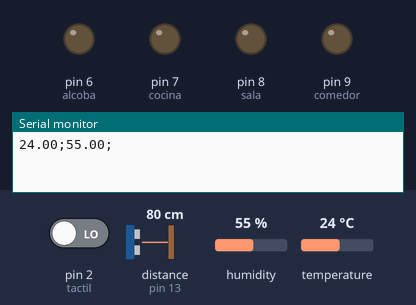
Recording of a sketch running on a simulated Arduino Uno, built with avr-gcc and run on an emulated ATmega328P. On the bench: output pins drawn as LEDs (lit = HIGH), the last lines printed to the serial monitor. Wiring (inferred from the names in the program): ultrasonic range finder: trigger pin 12; echo pin 13; DHT11 sensor: data A0. Dashed ring = blinking. The test bench sets the inputs (shaded band); at power-on: distance to the obstacle (sensor on pin 13) 80 cm, pin 2 (tactil) LOW, humidity 55 %, temperature 24 °C. The echo pulse lasts 58.3 µs per cm; pins used as bus, display or sensor lines are not drawn.

Above: at 1.2 s.
1.3 s: distance to the obstacle (sensor on pin 13) set to 7 cm
2.8 s: distance to the obstacle (sensor on pin 13) set to 4 cm
At 3.73 s:
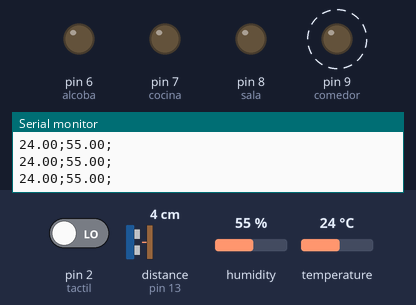
6.3 s: pin 2 (tactil) driven HIGH
At 6.94 s:
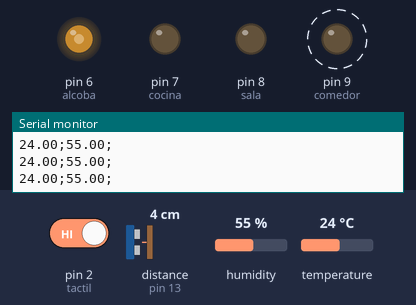
9.8 s: pin 2 (tactil) driven LOW
At 10.17 s:
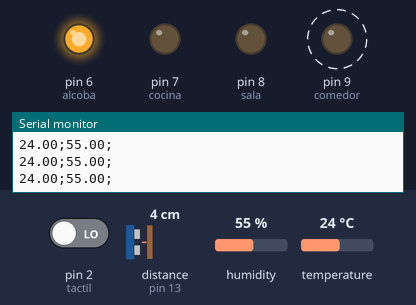
13.3 s: pin 2 (tactil) driven HIGH
At 14.18 s:
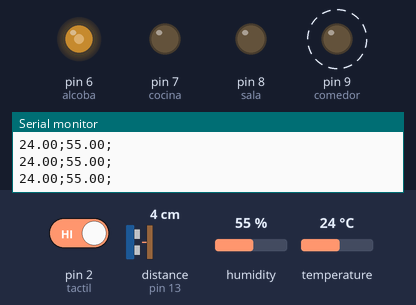
18.1 s: humidity set to 22 %
Timing chart, 0 to 22.6 s (numbered marks = the images above; inputs shaded):
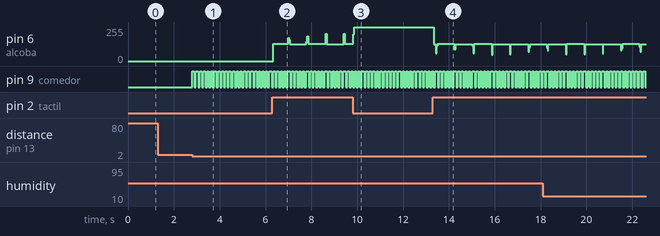

The sketch:

Smart.ino
```cpp
/**
 * Smart: Proyecto Electronica para Ciencias
 * Juan Sebastian Rodriguez Paez - 201812327
 * Maria Sofia Alvarez Lopez - 201729031
 */

 /*
  * Variables Globales
  */
#include <SoftwareSerial.h>
#include "dht.h"
SoftwareSerial bt(0,1); // RX, TX

//Representa el pin D6 del Arduino. En este caso, conectado a la alcoba.
int alcoba = 6;
//Representa el pin D7 del Arduino. En este caso, conectado a la cocina.
int cocina = 7;
//Representa el pin D8 del Arduino. En este caso, conectado a la sala.
int sala = 8;
//Representa el pin D8 del Arduino. En este caso, conectado al comedor.
int comedor = 9;
//Representa el pin D12 del Arduino, conectado al pin TRIG del sensor ultrasónico.
int trig = 12;
//Representa el pin D13 del Arduino, conectado al pin ECHO del sensor ultrasónico.
int echo = 13;
//Representa el pin D2 del Arduino, al que esta conectado el sensor tactil.
int tactil = 2;
//Representa el voltaje que hay en el comedor.
int voltaje_comedor = LOW;
//Representa el voltaje que hay en el cuarto.
int voltaje_cuarto = LOW;
//Representa el puerto A0 donde recibimos la informacion de temperatura y humedad.
int pin_datos = A0;
//Representa al sensor de humedad y temperatura y es una instancia de dht.
dht DHT;
//Representa la temperatura que medira el sensor DHT 11.
double temperatura;
//Representa la humedad que medira el sensor DHT 11.
double humedad;
//Contador temperatura
int contador_temp = 0;
//Contador proximidad
int contador_prox = 0;

//Representa el texto leído por el módulo Bluetooth desde la aplicación en AppInventor.
String readString;

// put your setup code here, to run once:
void setup() {

Serial.begin(9600);
bt.begin(9600);
//Cada PIN corresponde a una señal de salida: 0V o 5V para prender/apagar el relé.
pinMode(alcoba, OUTPUT);
pinMode(cocina,OUTPUT);
pinMode(sala,OUTPUT);
pinMode(comedor,OUTPUT);
pinMode(trig,OUTPUT);
pinMode(echo,INPUT);
pinMode(tactil,INPUT);
pinMode(pin_datos, INPUT);

}

void loop() {
//Lee cada caracter del texto traido por bluetooth y dicho por voz en la aplicación móvil.
while(Serial.available()){
  delay(3);
  char c = Serial.read();
  readString+=c;
}

if(readString.length() > 0)
{
  //Serial.println(readString);
  prender_y_apagar(readString);
}
long distancia = calcular_distancia_ultrasonico(trig, echo);
prender_cuarto_tactil(tactil,alcoba);

if (contador_prox == 100 || contador_prox == 0){
  prender_comedor_ultrasonico(distancia, comedor);
  contador_prox = 0;
}

if (contador_temp == 1000 || contador_temp == 0){
  medir_temperatura_humedad(pin_datos);
  contador_temp = 0;
}
contador_temp += 1;
contador_prox += 1;
}

// Esta parte corresponde a si decide prender o no según la condición que se le alimenta.
void prender_y_apagar(String texto){
  int voltaje = texto.startsWith("prende") ? HIGH : LOW;

  if(texto.endsWith("alcoba"))
  {
   voltaje_cuarto = voltaje;
  digitalWrite(alcoba, voltaje);
  }
  else if(texto.endsWith("cocina"))
  {
  digitalWrite(cocina, voltaje);
  }
  else if(texto.endsWith("comedor"))
  {
  digitalWrite(comedor, voltaje);
  }
  else if(texto.endsWith("sala"))
  {
  digitalWrite(sala, voltaje);
  }
  else if(texto.endsWith("todo"))
  {
    digitalWrite(alcoba, voltaje);
    digitalWrite(cocina, voltaje);
    digitalWrite(comedor, voltaje);
    digitalWrite(sala, voltaje);
  }
  readString = "";
}

// Parte del código para calcular la distancia medida por el sensor ultrasónico.
long calcular_distancia_ultrasonico(int trig, int echo){
  long dur;
  long dis;
  long tocm;
  digitalWrite(trig,LOW);
  delayMicroseconds(2);
  digitalWrite(trig,HIGH);
  delayMicroseconds(10);
  digitalWrite(trig,LOW);
  dur=pulseIn(echo,HIGH);
  tocm= dur/29/2;
  //Serial.println(String(tocm));
  return tocm;
}

// Parte del código que decide prender o no el bombillo del comedor según la distancia que se calcula.
void prender_comedor_ultrasonico(long distancia, int comedor){
  if (distancia < 5){
    //Serial.println("entre");
  voltaje_comedor = voltaje_comedor == LOW ? HIGH : LOW;
  digitalWrite(comedor,voltaje_comedor);
}
}

// Parte del código asignada al sensor Touch
//Invierte el voltaje que haya: si se toca y está encendido, lo apaga y viceversa.
void prender_cuarto_tactil(int tactil, int cuarto){
  long tiempo = 0;
  long debounce = 200;
  int p = LOW;
  int medida = digitalRead(tactil);
  if (medida == HIGH && p == LOW && millis() - tiempo > debounce) {
    voltaje_cuarto = voltaje_cuarto == HIGH ? LOW : HIGH;
    tiempo = millis();
    digitalWrite(cuarto, voltaje_cuarto);
  }
  p = medida;
}

// Parte del código asignada a la medición de la temperatura y la humedad del ambiente.
void medir_temperatura_humedad(int pin_datos){
  int leer_datos = DHT.read11(pin_datos);
  temperatura = DHT.temperature;
  humedad = DHT.humidity;
 Serial.print(temperatura); //send distance to MIT App
 Serial.print(";");
 Serial.print(humedad); //send distance to MIT App
 Serial.println(";");

}
```

dht.cpp
```cpp
//
//    FILE: dht22.cpp
// VERSION: 0.1.00
// PURPOSE: DHT22 Temperature & Humidity Sensor library for Arduino
//
// DATASHEET:
//
// HISTORY:
// 0.1.0 by Rob Tillaart (01/04/2011)
// inspired by DHT11 library
//

#include "dht.h"

#define TIMEOUT 10000

/////////////////////////////////////////////////////
//
// PUBLIC
//


// return values:
//  0 : OK
// -1 : checksum error
// -2 : timeout
int dht::read11(uint8_t pin)
{
	// READ VALUES
	int rv = read(pin);
	if (rv != 0) return rv;

	// CONVERT AND STORE
	humidity    = bits[0];  // bit[1] == 0;
	temperature = bits[2];  // bits[3] == 0;

	// TEST CHECKSUM
	uint8_t sum = bits[0] + bits[2]; // bits[1] && bits[3] both 0
	if (bits[4] != sum) return -1;

	return 0;
}

// return values:
//  0 : OK
// -1 : checksum error
// -2 : timeout
int dht::read22(uint8_t pin)
{
	// READ VALUES
	int rv = read(pin);
	if (rv != 0) return rv;

	// CONVERT AND STORE
	humidity    = word(bits[0], bits[1]) * 0.1;

	int sign = 1;
	if (bits[2] & 0x80) // negative temperature
	{
		bits[2] = bits[2] & 0x7F;
		sign = -1;
	}
	temperature = sign * word(bits[2], bits[3]) * 0.1;


	// TEST CHECKSUM
	uint8_t sum = bits[0] + bits[1] + bits[2] + bits[3];
	if (bits[4] != sum) return -1;

	return 0;
}

/////////////////////////////////////////////////////
//
// PRIVATE
//

// return values:
//  0 : OK
// -2 : timeout
int dht::read(uint8_t pin)
{
	// INIT BUFFERVAR TO RECEIVE DATA
	uint8_t cnt = 7;
	uint8_t idx = 0;

	// EMPTY BUFFER
	for (int i=0; i< 5; i++) bits[i] = 0;

	// REQUEST SAMPLE
	pinMode(pin, OUTPUT);
	digitalWrite(pin, LOW);
	delay(20);
	digitalWrite(pin, HIGH);
	delayMicroseconds(40);
	pinMode(pin, INPUT);

	// GET ACKNOWLEDGE or TIMEOUT
	unsigned int loopCnt = TIMEOUT;
	while(digitalRead(pin) == LOW)
		if (loopCnt-- == 0) return -2;

	loopCnt = TIMEOUT;
	while(digitalRead(pin) == HIGH)
		if (loopCnt-- == 0) return -2;

	// READ THE OUTPUT - 40 BITS => 5 BYTES
	for (int i=0; i<40; i++)
	{
		loopCnt = TIMEOUT;
		while(digitalRead(pin) == LOW)
			if (loopCnt-- == 0) return -2;

		unsigned long t = micros();

		loopCnt = TIMEOUT;
		while(digitalRead(pin) == HIGH)
			if (loopCnt-- == 0) return -2;

		if ((micros() - t) > 40) bits[idx] |= (1 << cnt);
		if (cnt == 0)   // next byte?
		{
			cnt = 7;
			idx++;
		}
		else cnt--;
	}

	return 0;
}
//
// END OF FILE
//
```

dht.h
```cpp
//
//    FILE: dht.h
// VERSION: 0.1.00
// PURPOSE: DHT Temperature & Humidity Sensor library for Arduino
//
//     URL: http://arduino.cc/playground/Main/DHTLib
//
// HISTORY:
// see dht.cpp file
//

#ifndef dht_h
#define dht_h

#if ARDUINO >= 100
 #include "Arduino.h"
#else
 #include "WProgram.h"
#endif

#define DHT_LIB_VERSION "0.1.00"

class dht
{
public:
	int read11(uint8_t pin);
    int read22(uint8_t pin);
	double humidity;
	double temperature;

private:
	uint8_t bits[5];  // buffer to receive data
	int read(uint8_t pin);
};
#endif
//
// END OF FILE
//
```

Measured:
- the behaviour switches between 6 and 5 cm on distance to the obstacle (sensor on pin 13) (found by bisection; images 0 and 1)
- after the input at 2.8 s, pin 9 (comedor): alternates HIGH for 0.08 s and LOW for 0.08 s, starting at once
